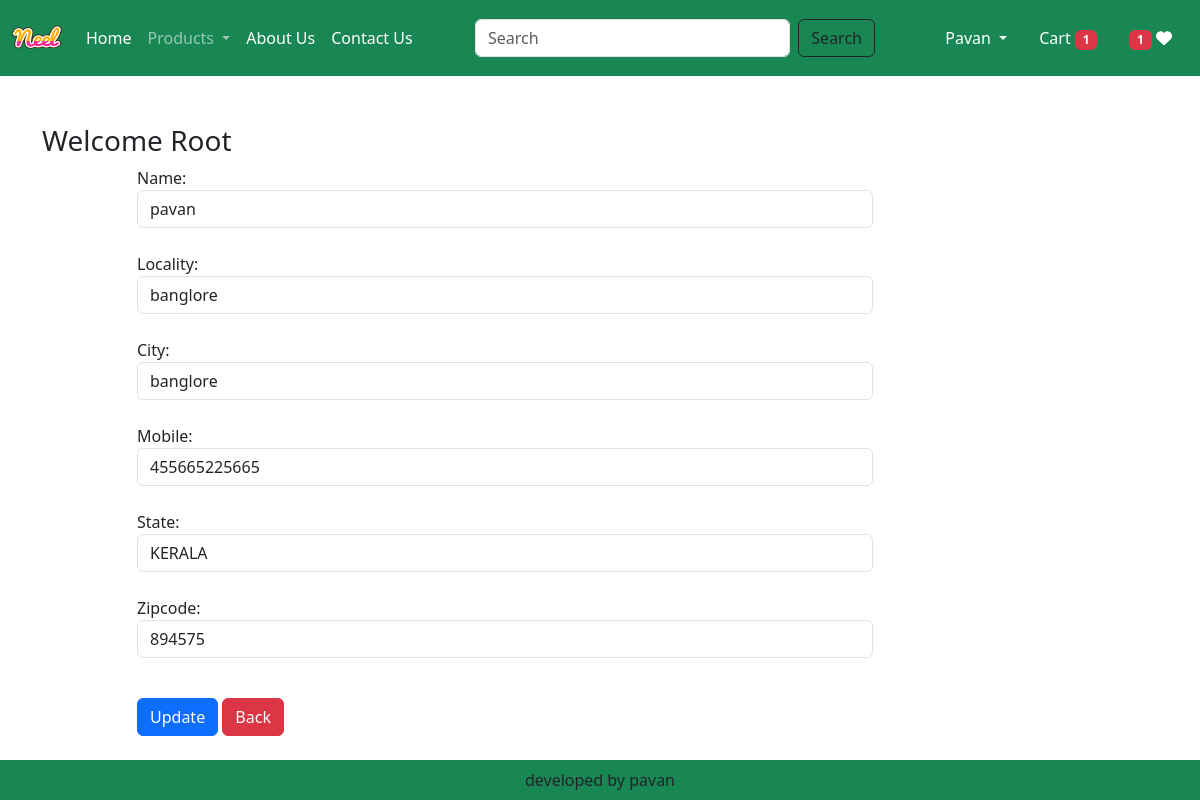
The page /updateAddress/2 (signed in) on the database its author committed.
### app/models.py (models this page shows, shortened)
class Customer(models.Model):
    user = models.ForeignKey(User, on_delete=models.CASCADE)
    name = models.CharField(max_length=200)
    locality = models.CharField(max_length=200)
    city = models.CharField(max_length=50)
    mobile = models.IntegerField(default=0)
    zipcode = models.IntegerField()
    state = models.CharField(choices=STATE_CHOICES,max_length=100)

### app/views.py (the view, shortened to what this page needs)
# urls.py: path('updateAddress/<int:pk>',views.updateAddress.as_view(),name='updateAddress'),
@method_decorator(login_required,name='dispatch')
class updateAddress(View):
    def get(self,request,pk):
        totalitem = 0
        wishlist = 0
        if request.user.is_authenticated:
            totalitem = len(Cart.objects.filter(user=request.user))
            wishlist = len(Wishlist.objects.filter(user=request.user))
        add = Customer.objects.get(pk=pk)
        form = CustomerProfileForm(instance=add)
        return render(request , 'app/updateAddress.html',locals())

### app/forms.py
class CustomerProfileForm(forms.ModelForm):
    class Meta:
        model = Customer
        fields = ['name','locality','city','mobile','state','zipcode']
        widgets = {
            'name': forms.TextInput(attrs = {'class' : 'form-control'}),
            'locality': forms.TextInput(attrs = {'class' : 'form-control'}),
            'city': forms.TextInput(attrs = {'class' : 'form-control'}),
            'mobile': forms.NumberInput(attrs = {'class' : 'form-control'}),
            'state': forms.Select(attrs = {'class' : 'form-control'}),
            'zipcode': forms.NumberInput(attrs = {'class' : 'form-control'}),
        }

### templates/app/updateAddress.html (shortened to what this page needs)
{% extends "app/base.html" %}
{% load static %}
{% block main-content %}
<div class="container my-5">
    <div class="row">
        <h3>Welcome <span class="text-capitalize">{{request.user}}</span></h3>
        <div class="col-sm-8 offset-sm-1">
            <form action="" method="post">{% csrf_token %}
                {% for fm in form %}
                {{fm.label_tag}}{{fm}} <small class="text-danger">{{fm.errors|striptags}}</small><br>
                {% endfor %}
                <div class="col-12 mt-3">
                    <button type="submit" class="btn btn-primary">Update</button>
                    <a href="{% url 'address' %}" type="button" class="btn btn-danger">Back</a>
                </div>
            </form>
        </div>
    </div>
</div>
{% endblock main-content %}

### rows shown on the page
Customer: form "pavan" "banglore" "banglore" "455665225665" "KERALA" "894575"

### other values the page prints
{{ totalitem }} "1"
{{ wishlist }} "1"
{{ request.user }} "Root"
{{ fm.label_tag }} "Name:" "Locality:" "City:" "Mobile:" "State:" "Zipcode:"
